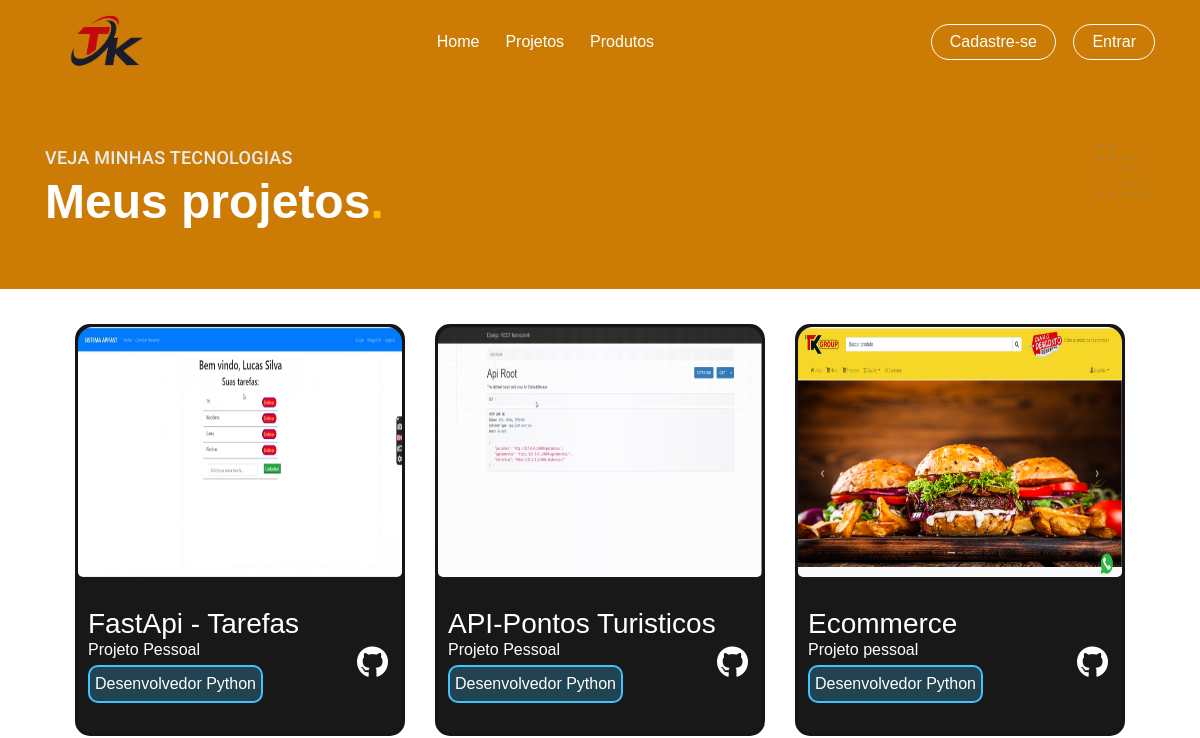
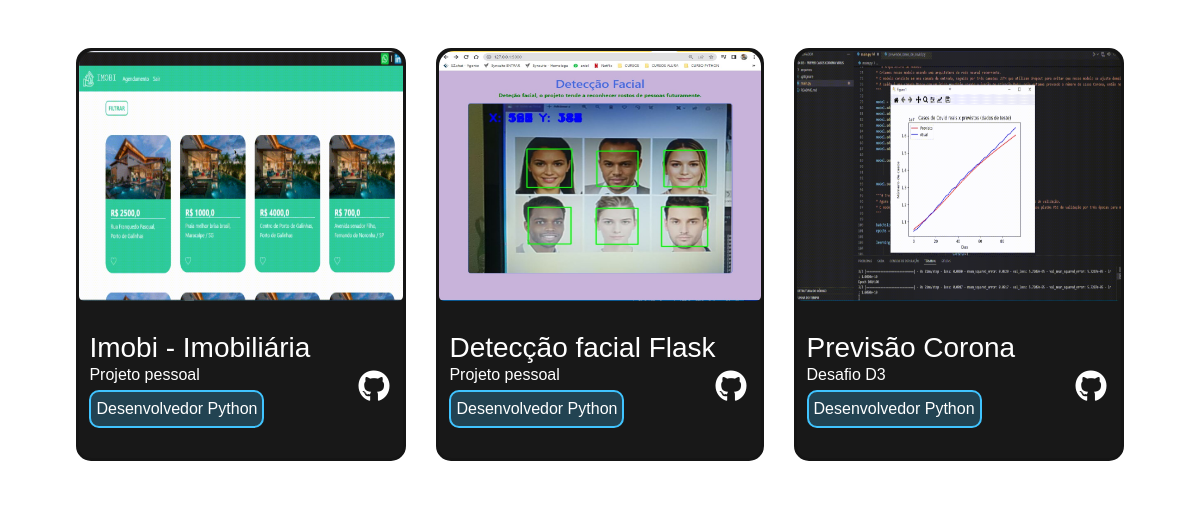
Page /projetos/ (upper part) on the earlier database version (2 pictures, top to bottom).
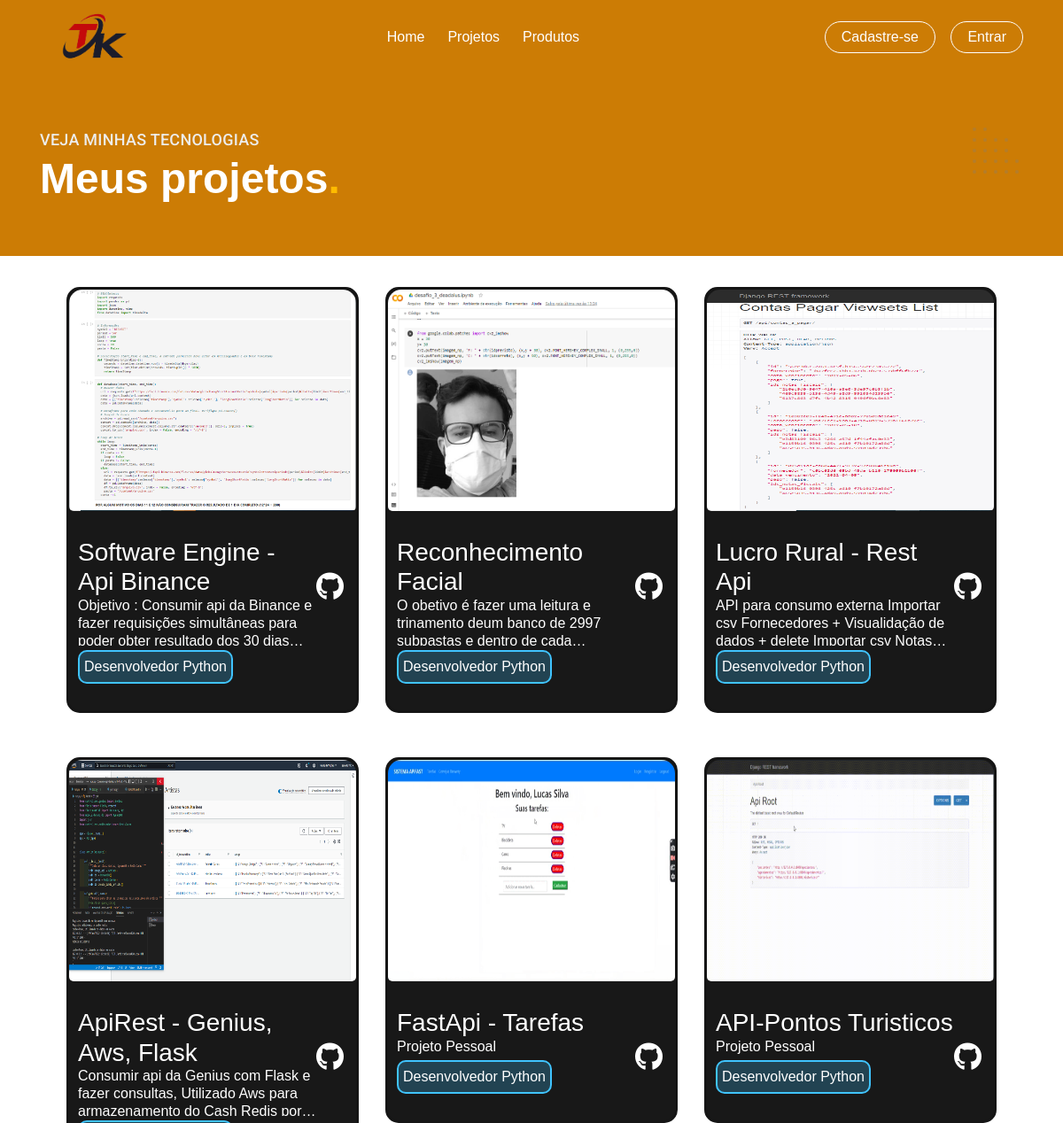
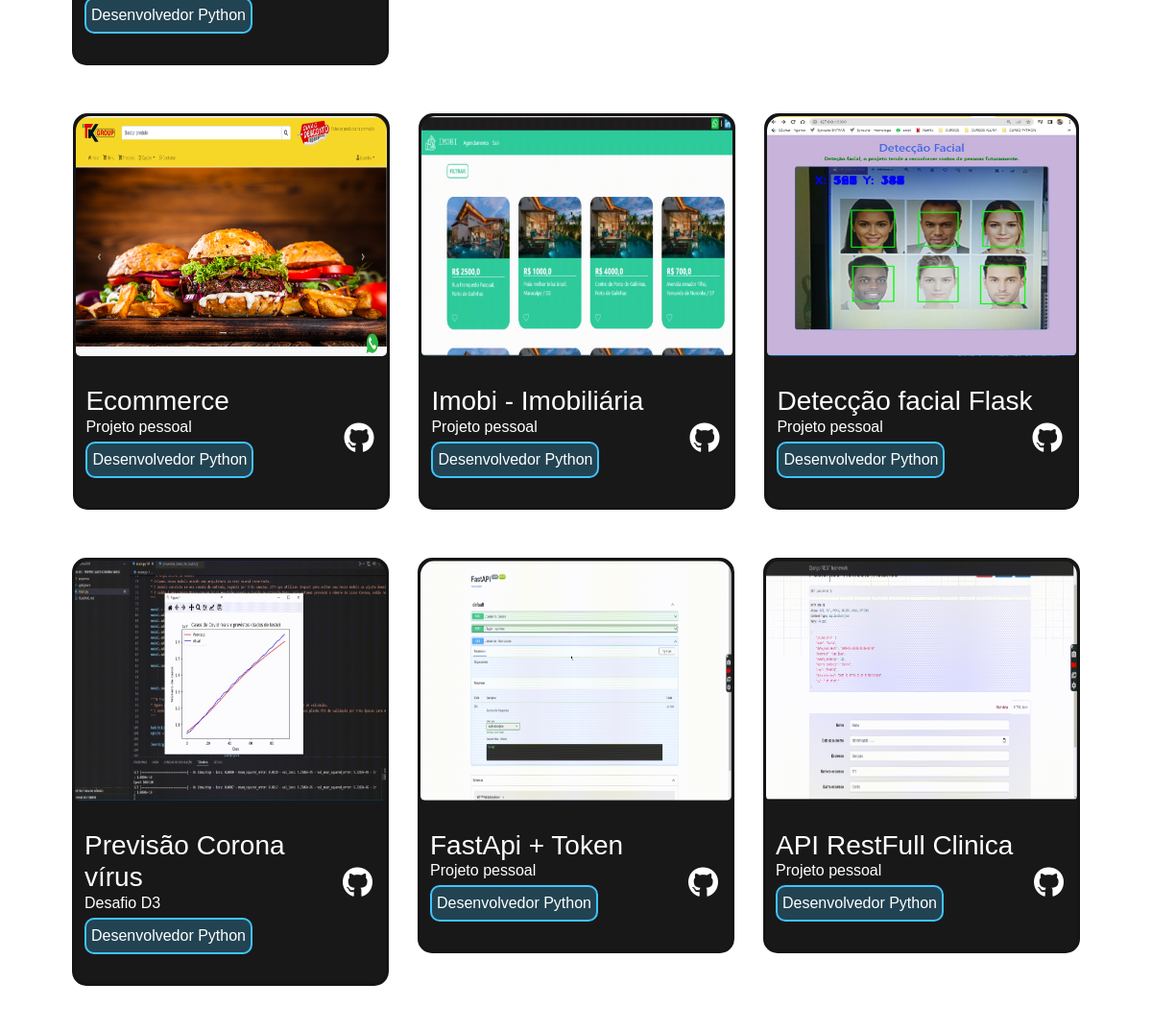
Same page on the later database version (2 pictures, top to bottom).
### apps/site_portifolio/models_2/projetos.py (models this page shows, shortened)
class projeto(models.Model):
    nome = models.CharField(max_length=50, null=True, blank=True)
    descricao = models.TextField(max_length=500, null=True, blank=True)
    img_projeto = models.ImageField(upload_to='projetos', null=True, blank=True)
    tecnologias = models.ManyToManyField(linguagems_progr, null=True, blank=True)
    link_github = models.CharField(max_length=200, null=True, blank=True)
    class Meta:
        ordering = ('-id',)

### apps/site_portifolio/views.py (the view)
# urls.py: path('projetos/', views.projetos, name='projetos'),
def projetos(request):
    projetos_all =  projeto.objects.all()
    context = {
    'projetos':projetos_all,
    }
    return render(request, 'projetos.html', context)

### apps/site_portifolio/templates/projetos.html (shortened to what this page needs)
{% extends 'base.html' %}
{% load static %}
{% block head %}
<link rel="stylesheet" type="text/css" href="{% static 'css/projetos.css' %}">
{% endblock %}
{% block conteudo %}
  <main>
    <main>
      <div class="titulo-bg" id="home">
        <div class="titulo container">
          <p class="font-2-l-b cor-2">Veja minhas tecnologias</p>
          <h1 class="font-1-xxl cor-0">Meus projetos<span class="cor-p1">.</span></h1>
        </div>
      </div>
    <section id="projetos">
      <div class="container">
        <div class="row">
        {% for projeto in projetos%}
          <div class="projetos">
              <div class="projetos-cards">
                  <div class="projetos-card">
                    <a href="{{projeto.link_github}}" target="_blank">
                      <img style="border-radius: 15px 15px 5px 5px;" src="{{projeto.img_projeto.url}}" alt="">
                    </a>
                      <div class="projeto-card-desc">
                          <div class="projeto-card-desc-esquerda">
                              <h3 class="text-white">{{projeto.nome}}</h3>
                              <p class="text-white" id="texto-limite"> {{projeto.descricao}}</p>
                              <div class="projeto-card-desc-categorias">
                                <div class="projeto-card-desc-categoria flutter">Desenvolvedor Python</div>
                              </div>
                          </div>
                          <div class="projeto-card-desc-direita">
                              <div class="projeto-card-desc-direita-icons">
                                  <a href="{{projeto.link_github}}" target="_blank"><i class="fab fa-github"></i></a>
                              </div>
                          </div>
                      </div>
                  </div>
              </div>
          </div>
          {% endfor %}
        </div>
      </div>
  </section>
</main>
{% endblock %}

### templates/base.html (shortened to what this page needs)
{% load static %}
<!DOCTYPE html>
<html lang="pt-br">
<head>
    {% block head %}{% endblock %}
    <link rel="stylesheet" href="{% static 'css/bootstrap.min.css' %}">
    <link rel="stylesheet" href="font-awesome/css/font-awesome.min.css">
    <link rel="stylesheet" type="text/css" href="{% static 'css/estilo.css' %}">
    <link rel="stylesheet" type="text/css" href="{% static 'css/botao.css' %}">
    <link rel="stylesheet" type="text/css" href="{% static 'css/banners.css' %}">
    <link rel="stylesheet" type="text/css" href="{% static 'style.css' %}">
    <link href="{% static 'fontawesomefree/css/fontawesome.css' %}" rel="stylesheet" type="text/css">
    <link href="{% static 'fontawesomefree/css/brands.css' %}" rel="stylesheet" type="text/css">
    <link href="{% static 'fontawesomefree/css/solid.css' %}" rel="stylesheet" type="text/css">
    <link rel="stylesheet" href="https://use.fontawesome.com/releases/v5.3.1/css/all.css">
    <link rel="stylesheet" href="https://use.fontawesome.com/releases/v6.1.1/css/all.css"/>
</head>
<body>
    {% include '_cabecalho.html' %} {% block conteudo %}{% endblock %}
</body>
</html>

### templates/_cabecalho.html (shortened to what this page needs)
{% load static %}
    <header>
      <nav class="navbar navbar-expand-sm navbar-light" id="home">
        <div class="container">
          <div class="row">
            <a href="{% url 'index' %} " class="col-md-5 align-content-lg-start">
              <img class="img-fluid" src="{% static 'img/logo.png' %}" width="100px" style="margin-left: -20px; min-width: 100px;">
            </a>
          </div>
          <div class="collapse navbar-collapse" id="nav-principal"  aria-label="primaria">
            <ul class="navbar-nav ml-auto header-menu">
              <li class="nav-item">
                <a href="/" class="nav-link">Home</a>
              </li>
              <li class="nav-item ">
                <a href="{% url 'projetos' %}" class="nav-link">Projetos</a>
              </li>
              <li class="nav-item">
                <a href="{% url 'produtos' %}" class="nav-link">Produtos</a>
              </li>
            </ul>
            <ul class="navbar-nav ml-auto ml-2">
              <li class="nav-item">
                <a href="{% url 'cadastro' %}" class="btn btn_cadastrar ">Cadastre-se</a>
              {% if user.is_authenticated %}
                  <a href="{% url 'logout' %}" class="btn btn_sair ml-2">Sair</a>
              {% else %}
                  <a href="{% url 'login' %}" class="btn btn_login ml-2">Entrar</a>
                </li>
              {% endif %}
            </ul>
          </div>
        </div>
      </nav>
    </header>

### templates/static/css/projetos.css (style rules this page uses)
:root { --bg-primary: #151515; --bg-second: rgba(24, 24, 24,70); --primary: linear-gradient(#44D374, #32F484); --second: #fff; --terciary: #32F484; --html-color: #FF6D00; --css-color: #039BE5; --js-color: #FFD600; --flutter-color: #40C4FF; }
#texto-limite { overflow: hidden; text-overflow: ellipsis; display: -webkit-box; line-height: 20px; max-height: 55px; -webkit-line-clamp: 3; -webkit-box-orient: vertical; }
#projetos { display: flex; justify-content: center; }
.projetos { margin: 15px; max-width: 330px; }
.projetos-cards { display: flex; flex-direction: column; }
.projetos-card { border-radius: 15px; flex: 1; background-color: var(--bg-second); margin-top: 20px; justify-content: center; overflow: hidden; border: #151515 solid 3px; }
.projetos-card img { width: 100%; height: 250px; justify-content: center; border-radius: 15px; -moz-transition: all 0.3s; -webkit-transition: all 0.3s; transition: all 0.3s; border-bottom-right-radius: 1px; }
.projeto-card-desc { display: flex; width: 100%; flex: 1; padding: 30px; }
.projeto-card-desc-direita-icons { font-size: 2.0rem; text-align: end; padding-top: 2rem; }
.projeto-card-desc-direita-icons a { margin-right: -1rem; cursor: pointer; color: var(--second); }
.projeto-card-desc-esquerda { flex: 1; width: 100%; margin-left: -20px; }
.projeto-card-desc-categorias { margin-right: 5px; display:inline-block; flex-wrap: wrap; float:left; }
.projeto-card-desc-categoria { padding: 5px 5px; border: 2px solid var(--second); border-radius: 10px; text-align: center; margin-top: 5px; font-size: 1rem; color: #ffffff; }
.projeto-card-desc-categoria.flutter { border: 2px solid var(--flutter-color); background-color: rgba(64, 196, 255, 0.25); }

### templates/static/css/estilo.css (style rules this page uses)
body { background: url("https://www.e-presenca.com.br/site/imagens/login/bg_2.png"); }
#home { background: #cc7c05; color: white; }
#home a { color: #ffffff; }
.btn_login { background: transparent; color: #ffffff; padding: 5px 18px; border:#ffffff 1px solid; border-radius: 18px; text-align: center; }
.btn_cadastrar { margin: 5px; background: transparent; color: #ffffff; padding: 5px 18px; border:#ffffff 1px solid; border-radius: 18px; text-align: center; }

### templates/static/global/global.css (style rules this page uses)
body { margin: 0px; font-family: Arial, Helvetica, sans-serif; color: #111111; }
h1, h2, h3, h4, ul, p, blockquote, dd { margin: 0px; }
ul { padding: 0px; list-style: none; }
a { text-decoration: none; color: inherit; }
img { max-width: 100%; height: auto; display: block; }
img[src$=".jpg"] { border-radius: 4px; }

### templates/static/utilidades/tipografia.css (style rules this page uses)
.font-2-l, .font-2-l-b { font: 400 1.5rem/1.5 "Roboto", sans-serif; }
.font-2-l-b { font-weight: 500; letter-spacing: 0.015em; text-transform: uppercase; }
.font-1-xxl { font: 600 4rem/1.125 "Poppins", sans-serif; }
@media (max-width: 1200px) { .font-1-xxl { font-size: 3rem; } }
@media (max-width: 1200px) { .font-2-l, .font-2-l-b { font-size: 1.125rem; } }

### templates/static/utilidades/cores.css (style rules this page uses)
:root { --cor-0: #ffffff; --cor-1: #f7f7f7; --cor-2: #ededed; --cor-3: #dedede; --cor-4: #cccccc; --cor-5: #b2b2b2; --cor-6: #9c9c9c; --cor-7: #717171; --cor-8: #595959; --cor-9: #404040; --cor-10: #2e2e2e; --cor-11: #111111; --cor-12: #000000; --cor-p1: #ffbb00; --cor-p2: #e4a30b; --cor-p3: #a66f00; --cor-p4: #664400; --cor-p5: #332200; }
.cor-0 { color: var(--cor-0); }
.cor-2 { color: var(--cor-2); }
.cor-p1 { color: var(--cor-p1); }

### templates/static/global/header.css (style rules this page uses)
.header-menu { display: flex; flex-wrap: wrap; gap: 10px; }
.header-menu a { display: inline-block; position: relative; }
.header-menu a:after { content: ""; display: block; height: 2px; width: 0px; background: var(--cor-0); margin-top: 4px; transition: 0.3s; position: absolute; }

### templates/static/utilidades/componentes.css (style rules this page uses)
.titulo-bg { padding-top: 60px; padding-bottom: 60px; background-color: #cc7c05; }
.titulo { background: url("../../../media/images/dec/top-right.svg") no-repeat top right 20px; }
.titulo p { margin-bottom: 4px; }

### apps/site_portifolio/templates/projetos.html (style rules this page uses)
@media only screen and (max-width: 1200px) { .row { justify-content: center; display:flex !important; } }

### templates/_cabecalho.html (style rules this page uses)
@media only screen and (width: 570px), (min-width: 600px ) { #nav-principal { float: right !important; justify-content: center; margin-left: 70px; } }

Differences in the rows shown:
added projeto: img_projeto (picture), nome "Software Engine - Api Binance", descricao "Objetivo : Consumir api da Binance e fazer requisições simultâneas para poder obter resultado dos 30…"
added projeto: img_projeto (picture), nome "Reconhecimento Facial", descricao "O obetivo é fazer uma leitura e trinamento deum banco de 2997 subpastas e dentro de…"
added projeto: img_projeto (picture), nome "Lucro Rural - Rest Api", descricao "API para consumo externa Importar csv Fornecedores + Visualidação de dados + delete Importar csv…"
added projeto: img_projeto (picture), nome "ApiRest - Genius, Aws, Flask", descricao "Consumir api da Genius com Flask e fazer consultas, Utilizado Aws para armazenamento do Cash Redis por…"
changed projeto "Desafio D3": nome "Previsão Corona" → "Previsão Corona vírus"
now on this page (row unchanged): projeto: img_projeto (picture), nome "FastApi + Token", descricao "Projeto pessoal"
now on this page (row unchanged): projeto: img_projeto (picture), nome "API RestFull Clinica", descricao "Projeto pessoal"
